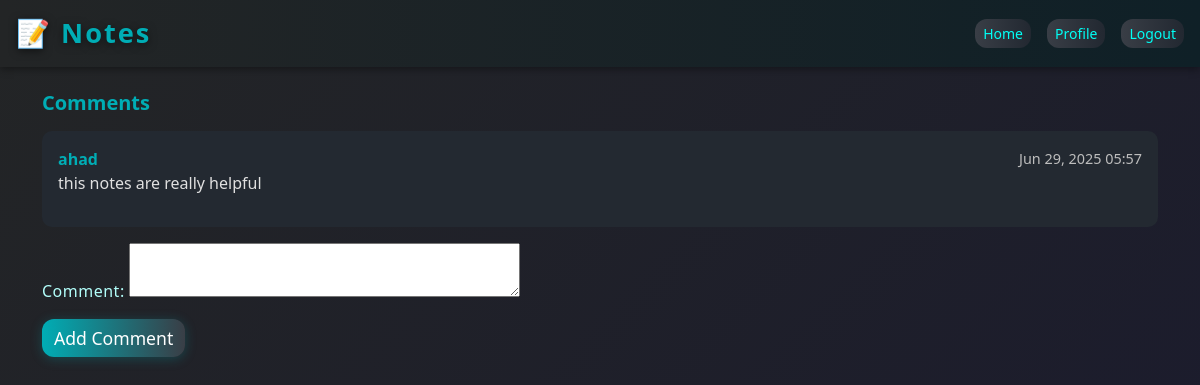
Page /first_note/comment/1/ (signed in) on the committed database.
### first_note/models.py (models this page shows, shortened)
class comments(models.Model):
    note = models.ForeignKey(notes, on_delete=models.CASCADE, related_name='comments')
    user = models.ForeignKey(User, on_delete=models.CASCADE)
    content = models.TextField()
    created_at = models.DateTimeField(default=timezone.now)

### first_note/views.py (the view)
# urls.py: path('comment/<int:note_id>/', views.comment_on_note, name='comment_on_note'),
@login_required
def comment_on_note(request, note_id):
    note = get_object_or_404(notes, id=note_id)
    if request.method == 'POST':
        form = CommentForm(request.POST, note=note)
        if form.is_valid():
            form.save(user=request.user)
            return redirect('comment_on_note', note_id=note.id)
    else:
        form = CommentForm(note=note)
    return render(request, 'notes/comment_on_note.html', {'note': note, 'form': form})

### first_note/form.py (shortened to what this page needs)
class CommentForm(forms.Form):
    content = forms.CharField(widget=forms.Textarea(attrs={'rows': 2, 'cols': 40}), label='Comment')
    def __init__(self, *args, **kwargs):
        self.note = kwargs.pop('note', None)
        super().__init__(*args, **kwargs)

### first_note/templates/notes/comment_on_note.html (shortened to what this page needs)
{% extends "layout.html" %}
{% block content %}
    <div class="mt-4">
        <h5 class="note-title mb-3">Comments</h5>
        {% if note.comments.all %}
            <ul class="list-unstyled">
                {% for comment in note.comments.all %}
                    <li class="mb-3 p-3" style="background: #232931; border-radius: 10px;">
                        <div class="d-flex justify-content-between align-items-center">
                            <span class="fw-bold" style="color: #00adb5;">{{ comment.user.username }}</span>
                            <span class="note-meta" style="font-size: 0.9em;">{{ comment.created_at|date:"M d, Y H:i" }}</span>
                        </div>
                        <div style="color: #e0e0e0;">{{ comment.content|linebreaks }}</div>
                    </li>
                {% empty %}
                    <li class="text-muted">No comments yet.</li>
                {% endfor %}
            </ul>
        {% else %}
            <div class="text-muted">No comments yet.</div>
        {% endif %}
    </div>
    <form method="post" class="mt-3">
        {{ form.as_p }}
        <button type="submit" class="btn" style="
            background: linear-gradient(90deg, #00adb5 0%, #393e46 100%);
            color: #fff;
            font-weight: 500;
            border-radius: 12px;
            box-shadow: 0 2px 12px #00adb544;
            font-size: 1.1rem;
        ">Add Comment</button>
    </form>
{% endblock %}

### templates/layout.html (style rules this page uses)
body { background: linear-gradient(135deg, #232526 0%, #1a1a2e 100%); color: #e0e0e0; min-height: 100vh; }
.btn { border-radius: 12px; background: linear-gradient(90deg, #393e46 0%, #222831 100%); color: #00fff5; border: none; transition: background 0.3s, color 0.3s; }
.note-title { color: #00adb5; font-weight: 600; }
.note-meta { color: #bdbdbd; font-size: 0.95em; }
label, .form-label { color: #b2fefa !important; font-weight: 500; letter-spacing: 0.5px; }
input::placeholder, textarea::placeholder { color: #bdbdbd !important; opacity: 1; }

### rows in the picture
comments: user.username "ahad", created_at "Jun 29, 2025 05:57", content "this notes are really helpful"
